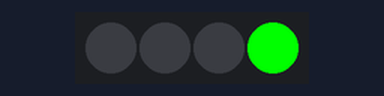
A sketch run on a simulated Arduino Uno, built with avr-gcc and run on an emulated ATmega328P. On the bench: 4 RGB LEDs in strip order, left to right. Random numbers use the default seed unless the sketch sets one.

Above: at 0.1 s.
At 4.1 s:
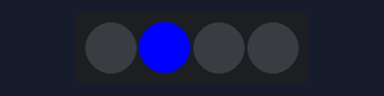
At 8.1 s:
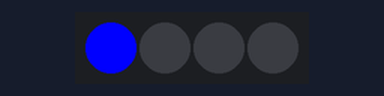
At 15.2 s:
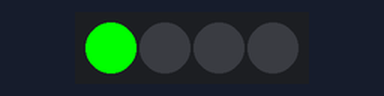
At 22.3 s:
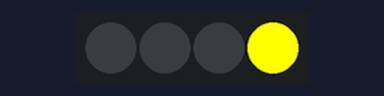
At 28.3 s:
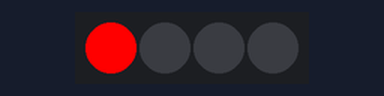
Timing chart, 0 to 38.9 s (numbered marks = the images above):
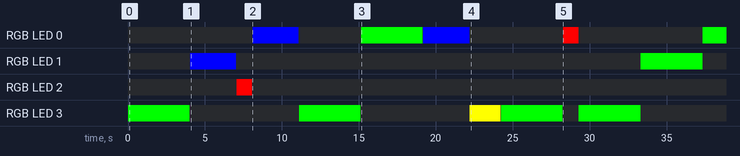

The sketch:

RGB_Grove_aleatoireV2.ino
```cpp
#include <ChainableLED.h>

// Définir le nombre de LED utilisées
#define NUM_LEDS 4

//Définitions des broches derrière la commande
//ChainableLED leds(e, f, g)
//Choisir 2 pins qui se suivent
//e = pin 7
//f = pin 8
//g = le nombre de leds
ChainableLED leds(7, 8, NUM_LEDS);
int LED_aleatoire;
int Couleur_aleatoire;
int time;
byte R;
byte V;
byte B;


void setup() {

  leds.init();
}

void loop() {

choix_led();

  // Envoie des informations suivantes après la commande
  //leds.setColorsRGB(a,b,c,d)
  //a = le numéro de la led, on commence toujours par l'adresse 0
  //b = la valeur de la couleur rouge
  //c = la valeur de la couleur verte
  //d = la valeur de la couleur bleu

  leds.setColorRGB(LED_aleatoire , R, V, B);
  delay(time);
  leds.setColorRGB(LED_aleatoire , 0, 0, 0);
  delay(10);

}


void choix_led(){
  LED_aleatoire = random(4);
  Couleur_aleatoire= random(4);
  switch (Couleur_aleatoire){
    case 0: R=255;V=0;B=0;time=1000;break;
    case 1: R=0;V=255;B=0;time=4000;break;
    case 2: R=0;V=0;B=255;time=3000;break;
    case 3: R=255;V=255;B=0;time=2000;break;
   }

}
```

Measured:
- by itself, RGB LED 1: off → RGB(0, 0, 255) at 4.0 s, → off 3.0 s later, → RGB(0, 255, 0) 26.3 s later, → off 4.0 s later
- by itself, RGB LED 2: off → RGB(255, 0, 0) at 7.1 s, → off 1.0 s later
- by itself, RGB LED 3: off → RGB(0, 255, 0) at 0.01 s, → off 4.0 s later, → RGB(0, 255, 0) 7.1 s later, → off 4.0 s later, … (10 changes in this stretch)
